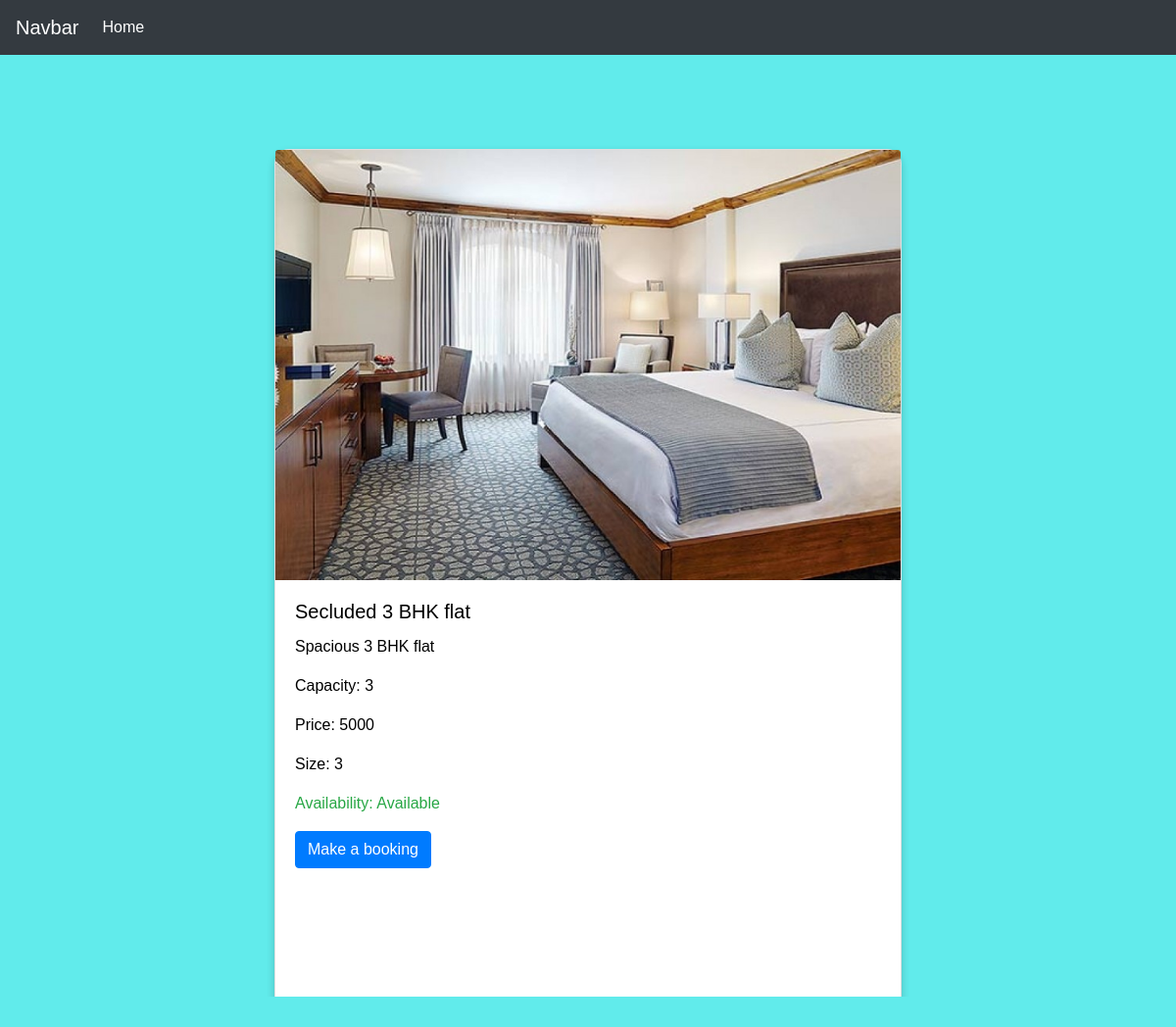
/view/delhi (signed in), run on the app's committed database.
### website/models.py (models this page shows, shortened)
class Room(models.Model):
    HOUSE_STATUS=(
        ('r', 'Reserved'),
        ('a', 'Available'),
        ('m', 'On maintainence'),
     )
    size = models.IntegerField(blank=False, null = False)
    address = models.TextField(blank=False, null = False)
    capacity = models.TextField(blank=False, null = False)
    city=models.CharField(choices=CITY_CHOICES,max_length=10,default="Pune")
    cost = models.TextField(blank=False, null = False)
    name = models.CharField(max_length=250,default = "Room name")
    description = models.TextField(max_length=800, default="Sample description")
    email = models.ForeignKey(CustomUser, on_delete=models.CASCADE)
    image = models.ImageField(upload_to='images',default='images/default_room.jpg',blank=True)
    start_date = models.DateTimeField(default=timezone.now,blank=True)
    end_date = models.DateTimeField(default=timezone.now,blank=True)
    status = models.CharField(
        max_length=1,
        choices=HOUSE_STATUS,
        blank=True,
        default='a',
        help_text='Room availability',
    )
    class Meta:
        ordering = ['name']
    def get_absolute_url(self):
        return reverse('room-detail', args=[str(self.id)])

### website/views.py (the view)
# urls.py: path('view/delhi', views.delhi_view,name='houses'),
@login_required
def delhi_view(request):
    house_list=Room.objects
    rooms=Room.objects.filter(city="Delhi")
    return render(request, 'rooms2.html', {'rooms':rooms})

### website/templates/rooms2.html (shortened to what this page needs)
{% load static %}
<!DOCTYPE html>
<html lang="en">
  <head>
     <link rel="stylesheet" href="https://maxcdn.bootstrapcdn.com/bootstrap/4.0.0/css/bootstrap.min.css">
     <link rel="stylesheet" href="https://stackpath.bootstrapcdn.com/bootstrap/4.5.2/css/bootstrap.min.css">
    <link rel="stylesheet" href= "{% static 'css/indexstyle.css' %}">
  </head>
  <body>
    <nav class="navbar navbar-expand-lg navbar-dark bg-dark">
        <a class="navbar-brand" href="#">Navbar</a>
        <div class="collapse navbar-collapse" id="navbarNavAltMarkup">
          <div class="navbar-nav">
            <a class="nav-link active" href="/home">Home <span class="sr-only">(current)</span></a>
          </div>
        </div>
      </nav>
    <div class="row">
        <div class="col-lg">
        </div>
        <div class="col-lg">
            <div class="xyz">
                {% for room in rooms %}
                <div class="card mb-3" style="width:40rem; height: 55rem;">
                    <img src="{{MEDIA_URL}}{{ room.image.url }}" class="card-img-top" alt="..." style="height: 50%;">
                    <div class="card-body">
                      <h5 class="card-title" style="color: black;">{{ room.name }}</h5>
                      <p class="card-text" style="color: black;">{{ room.description|linebreaksbr }}</p>
                      <p class="card-text" style="color: black;">Capacity: {{room.capacity}} </p>
                      <p class="card-text" style="color: black;">Price: {{room.cost}} </p>
                      <p class="card-text" style="color: black;">Size: {{room.size}} </p>
                      <p class="{% if room.status == 'a' %}text-success{% elif room.status == 'm' %}text-danger{% else %}text-warning{% endif %}" style="color: black;">Availability: {{room.get_status_display}} </p>
                      <a href="{{room.get_absolute_url}}" class="btn btn-primary">Make a booking</a>
                    </div>
                  </div>
                  {% endfor %}
            </div>
        </div>
        <div class="col-lg">
        </div>
    </div>
    </body>
    </html>

### static/css/indexstyle.css (style rules this page uses)
.navbar { transition: all 0.4s; }
.navbar .nav-link { color: #fff; }
.navbar .navbar-brand { color: #fff; }
.card { box-shadow: 0 4px 8px 0 rgba(0,0,0,0.2); transition: 0.3s; border-radius: 15px; height: 350px; }
* { margin: 0; padding: 0; color: #d9d9d9; box-sizing: border-box; font-family: 'Poppins', sans-serif; }

### website/templates/rooms2.html (style rules this page uses)
body { background-color: rgb(97, 235, 235); }
.xyz { padding-top: 15%; }

### data on the page
Room: image (placeholder picture), name "Secluded 3 BHK flat", description "Spacious 3 BHK flat", capacity "3", cost "5000", size "3", status "Available"
